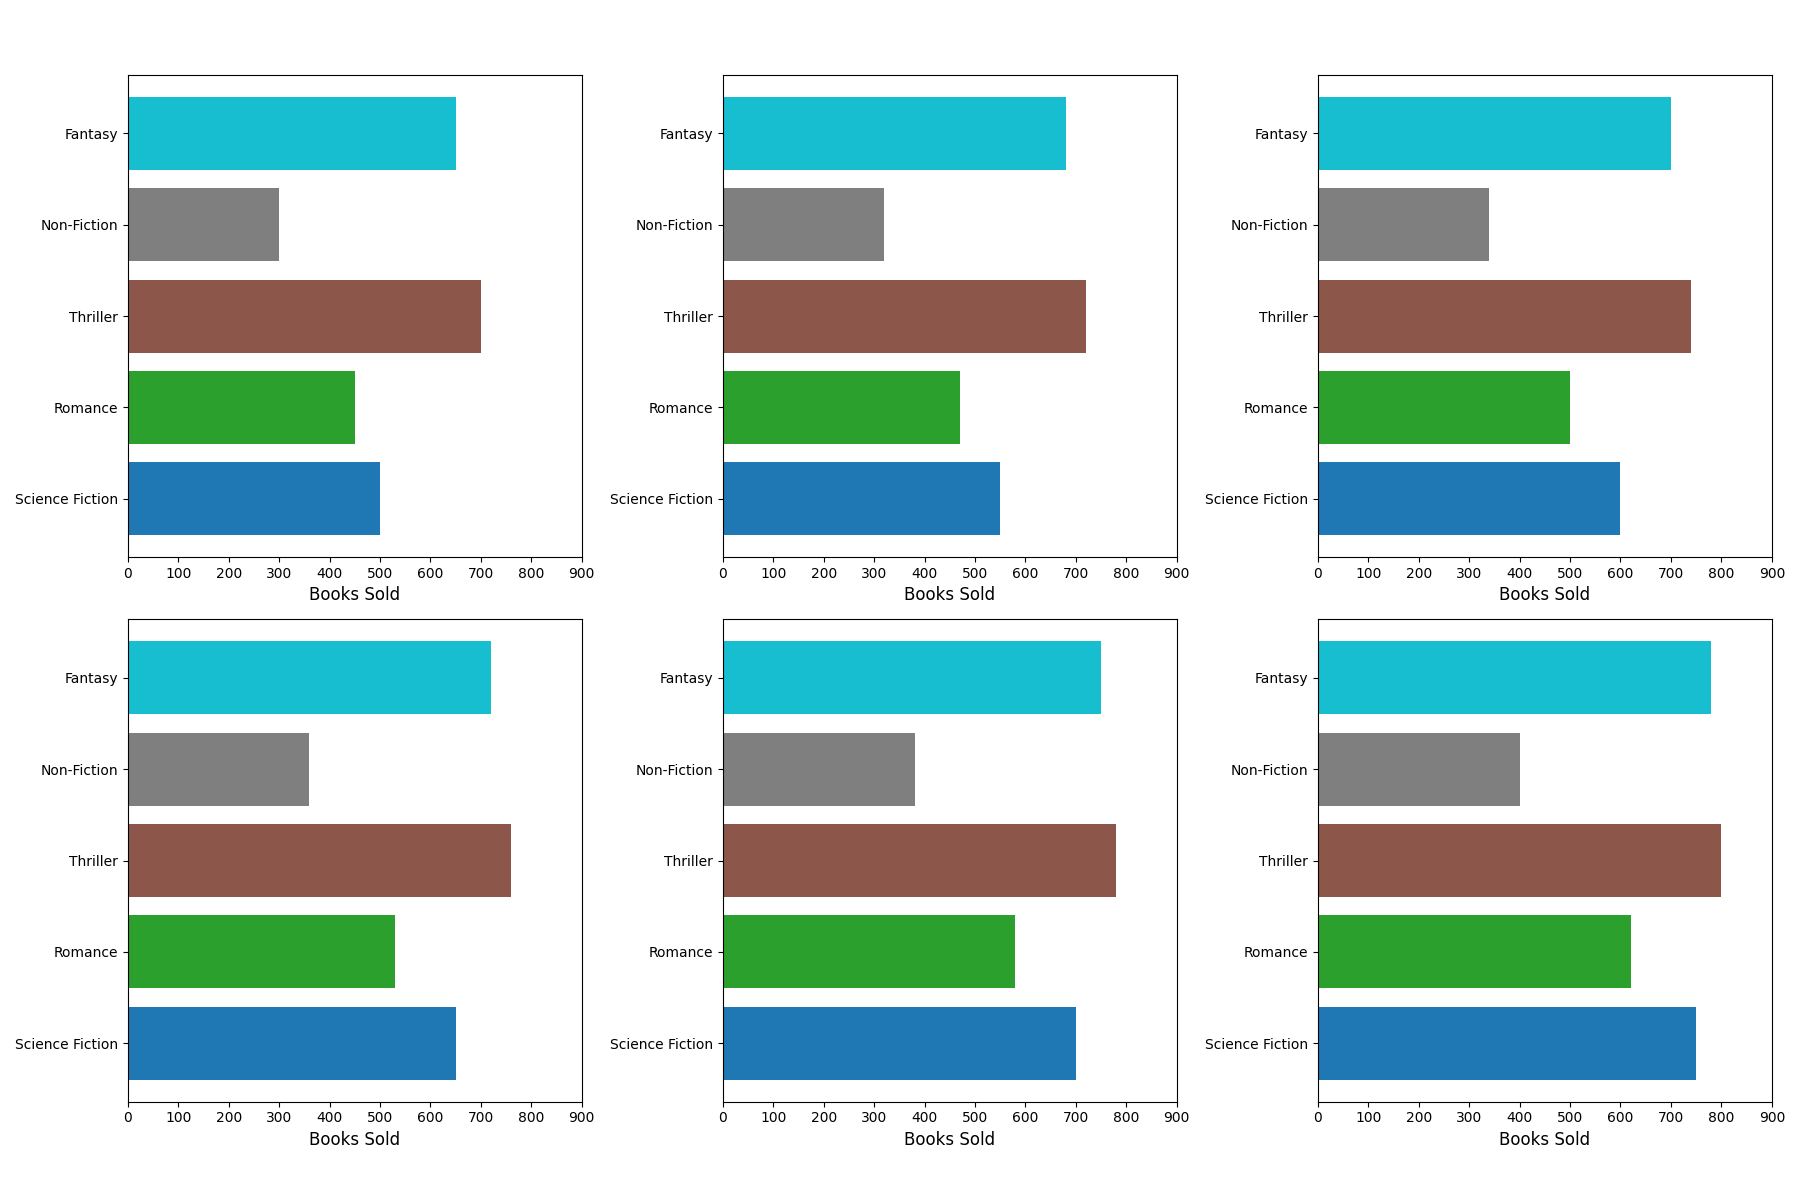

Python code for this plot:
import matplotlib.pyplot as plt
import numpy as np

genres = ['Science Fiction', 'Romance', 'Thriller', 'Non-Fiction', 'Fantasy']
years = [2015, 2016, 2017, 2018, 2019, 2020]

sales_data = {
    'Science Fiction': [500, 550, 600, 650, 700, 750],
    'Romance': [450, 470, 500, 530, 580, 620],
    'Thriller': [700, 720, 740, 760, 780, 800],
    'Non-Fiction': [300, 320, 340, 360, 380, 400],
    'Fantasy': [650, 680, 700, 720, 750, 780]
}

color_map = plt.cm.get_cmap('tab10', len(genres))

fig, ax = plt.subplots(nrows=2, ncols=3, figsize=(18, 12))
ax = ax.flatten()

for i, year in enumerate(years):
    bars = ax[i].barh(genres, [sales_data[genre][i] for genre in genres], color=[color_map(j) for j in range(len(genres))])
    ax[i].set_xlim(0, max(max(sales) for sales in sales_data.values()) + 100)
    ax[i].set_xlabel("Books Sold", fontsize=12)

plt.tight_layout(rect=[0, 0.03, 1, 0.95])

plt.show()
